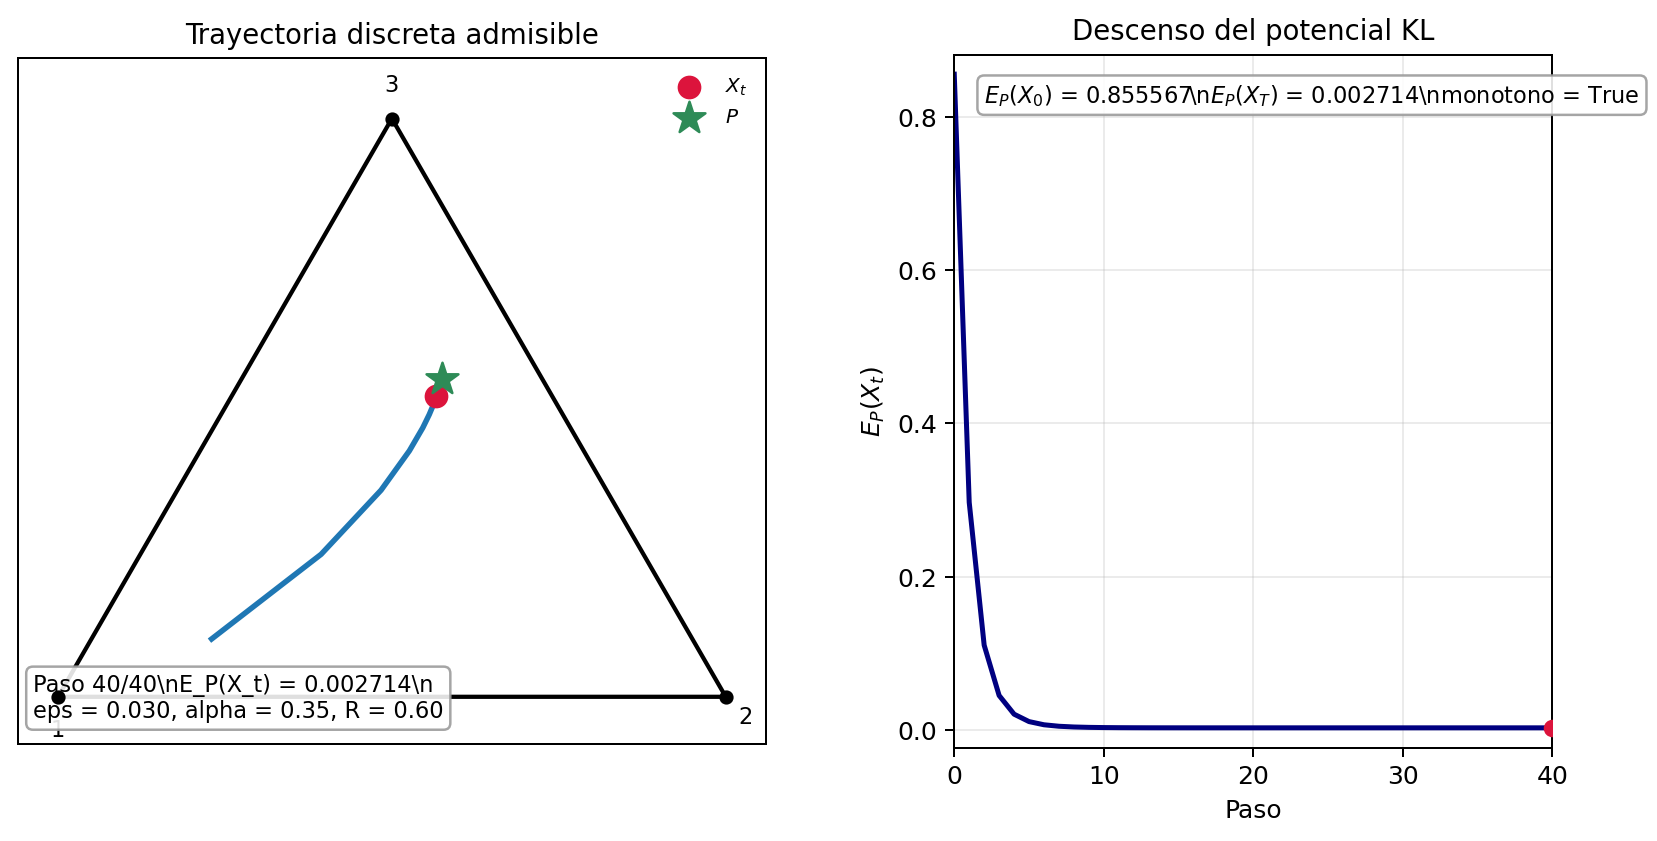

This figure's Python source:
from __future__ import annotations

import json
from pathlib import Path

import matplotlib

matplotlib.use("Agg")

import matplotlib.pyplot as plt
from matplotlib.animation import FuncAnimation, PillowWriter
import numpy as np

OUT_DIR = Path(__file__).resolve().parent
GIF_PATH = OUT_DIR / "exp1_trayectoria_discreta.gif"
PNG_PATH = OUT_DIR / "exp1_trayectoria_discreta.png"
JSON_PATH = OUT_DIR / "exp1_trayectoria_discreta.json"

X0 = np.array([0.72, 0.18, 0.10], dtype=float)
P = np.array([0.15, 0.30, 0.55], dtype=float)
EPS = 0.03
ALPHA = 0.35
R = 0.60
T = 40
VERTS = np.array([
    [0.0, 0.0],
    [1.0, 0.0],
    [0.5, np.sqrt(3.0) / 2.0],
], dtype=float)


def project(x: np.ndarray) -> np.ndarray:
    return x @ VERTS


def k_sm_3(eps: float) -> np.ndarray:
    k = np.full((3, 3), eps, dtype=float)
    np.fill_diagonal(k, 1.0 - 2.0 * eps)
    return k


def normalize(z: np.ndarray) -> np.ndarray:
    return z / np.sum(z)


def bayes_update(y: np.ndarray, l: np.ndarray) -> np.ndarray:
    return normalize(y * l)


def kl(p: np.ndarray, x: np.ndarray) -> float:
    return float(np.sum(p * np.log(p / x)))


def draw_simplex(ax: plt.Axes) -> None:
    verts = VERTS
    closed = np.vstack([verts, verts[0]])
    ax.plot(closed[:, 0], closed[:, 1], color="black", lw=1.7)
    labels = ["1", "2", "3"]
    offsets = [(0.0, -0.05), (0.03, -0.03), (0.0, 0.05)]
    for i, lab in enumerate(labels):
        ax.scatter(verts[i, 0], verts[i, 1], s=22, color="black", zorder=5)
        dx, dy = offsets[i]
        ax.text(verts[i, 0] + dx, verts[i, 1] + dy, lab, fontsize=9, ha="center", va="center")
    ax.set_xlim(-0.06, 1.06)
    ax.set_ylim(-0.07, np.sqrt(3.0) / 2.0 + 0.09)
    ax.set_aspect("equal", adjustable="box")
    ax.set_xticks([])
    ax.set_yticks([])


K = k_sm_3(EPS)
X_hist = [X0.copy()]
Y_hist: list[np.ndarray] = []
V_hist: list[np.ndarray] = []
KL_hist = [kl(P, X0)]
for _ in range(T):
    x = X_hist[-1]
    y = x @ K
    v = ALPHA * (np.log(P) - np.log(np.maximum(y, 1e-15)))
    v = np.clip(v, -R, R)
    l = np.exp(v)
    x_next = bayes_update(y, l)
    Y_hist.append(y)
    V_hist.append(v)
    X_hist.append(x_next)
    KL_hist.append(kl(P, x_next))

monotone = all(KL_hist[i + 1] <= KL_hist[i] + 1e-12 for i in range(T))

summary = {
    "X0": X0.tolist(),
    "P": P.tolist(),
    "eps": EPS,
    "alpha": ALPHA,
    "R": R,
    "T": T,
    "final_state": X_hist[-1].tolist(),
    "start_kl": KL_hist[0],
    "end_kl": KL_hist[-1],
    "monotone_kl": monotone,
    "min_coordinate": float(np.min(X_hist[-1])),
}
JSON_PATH.write_text(json.dumps(summary, indent=2, ensure_ascii=False), encoding="utf-8")

fig = plt.figure(figsize=(11, 5))
gs = fig.add_gridspec(1, 2, width_ratios=[1.25, 1.0], wspace=0.28)
ax = fig.add_subplot(gs[0, 0])
ax2 = fig.add_subplot(gs[0, 1])

p_proj = project(P)


def render(frame: int) -> None:
    ax.clear()
    ax2.clear()

    draw_simplex(ax)
    ax.set_title("Trayectoria discreta admisible", fontsize=11)

    path = np.array([project(x) for x in X_hist[: frame + 1]])
    ax.plot(path[:, 0], path[:, 1], color="#1f77b4", lw=2.2, zorder=2)
    ax.scatter(path[-1, 0], path[-1, 1], s=72, color="crimson", zorder=6, label=r"$X_t$")
    ax.scatter(p_proj[0], p_proj[1], marker="*", s=180, color="seagreen", zorder=7, label=r"$P$")

    if frame < T:
        x_proj = project(X_hist[frame])
        y_proj = project(Y_hist[frame])
        x_next_proj = project(X_hist[frame + 1])
        ax.scatter(y_proj[0], y_proj[1], s=58, color="darkorange", zorder=6, label=r"$Y_t$")
        ax.annotate("", xy=y_proj, xytext=x_proj, arrowprops=dict(arrowstyle="->", color="darkorange", lw=1.8))
        ax.annotate("", xy=x_next_proj, xytext=y_proj, arrowprops=dict(arrowstyle="->", color="crimson", lw=1.5))

    ax.legend(loc="upper right", frameon=False, fontsize=8)
    ax.text(
        0.02,
        0.03,
        f"Paso {frame}/{T}\\nE_P(X_t) = {KL_hist[frame]:.6f}\\n\n"
        f"eps = {EPS:.3f}, alpha = {ALPHA:.2f}, R = {R:.2f}",
        transform=ax.transAxes,
        fontsize=9,
        ha="left",
        va="bottom",
        bbox=dict(boxstyle="round,pad=0.30", facecolor="white", alpha=0.88, edgecolor="#999999"),
    )

    steps = np.arange(T + 1)
    ax2.plot(steps, KL_hist, color="lightgray", lw=1.2, zorder=1)
    ax2.plot(steps[: frame + 1], KL_hist[: frame + 1], color="navy", lw=2.0, zorder=2)
    ax2.scatter([frame], [KL_hist[frame]], color="crimson", s=36, zorder=3)
    ax2.set_title("Descenso del potencial KL", fontsize=11)
    ax2.set_xlabel("Paso")
    ax2.set_ylabel(r"$E_P(X_t)$")
    ax2.grid(alpha=0.25)
    ax2.text(
        0.05,
        0.96,
        f"$E_P(X_0)$ = {KL_hist[0]:.6f}\\n$E_P(X_T)$ = {KL_hist[-1]:.6f}\\nmonotono = {monotone}",
        transform=ax2.transAxes,
        ha="left",
        va="top",
        fontsize=9,
        bbox=dict(boxstyle="round,pad=0.30", facecolor="white", alpha=0.88, edgecolor="#999999"),
    )

    ax2.set_xlim(0, T)
    ymin = min(KL_hist) - 0.03 * max(KL_hist)
    ymax = max(KL_hist) + 0.03 * max(KL_hist)
    ax2.set_ylim(ymin, ymax)


render(T)
fig.tight_layout()
fig.savefig(PNG_PATH, dpi=180, bbox_inches="tight")
ani = FuncAnimation(fig, render, frames=T + 1, interval=220, blit=False, repeat=True)
ani.save(GIF_PATH, writer=PillowWriter(fps=4))
plt.close(fig)

print(json.dumps(summary, indent=2, ensure_ascii=False))
